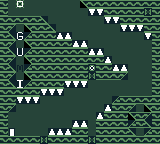

Rendered tile map (Tiled .tmx) drawn with the repository's tilesets; below, a short description and the full map source, tile grids included:
An orthogonal 20x18 tile map with 8x8 px tiles, 1 tile layer (Calque de Tile 1).

<map version="1.0" tiledversion="2017.08.29" orientation="orthogonal" renderorder="right-down" width="20" height="18" tilewidth="8" tileheight="8" infinite="0" nextobjectid="1">
 <tileset firstgid="1" source="game.tsx" />
 <layer name="Calque de Tile 1" width="20" height="18">
  <data encoding="csv">
2,1,6,1,1,1,1,1,1,1,25,2,2,2,2,2,2,2,2,2,
2,1,1,1,1,1,1,1,1,1,1,24,24,2,2,2,2,2,3,2,
2,2,2,2,2,27,1,1,1,1,1,1,1,24,24,2,2,2,2,2,
2,26,1,25,2,2,27,1,1,1,1,1,1,1,1,24,24,24,2,2,
2,27,11,28,2,2,2,5,5,1,1,1,1,1,1,1,1,1,24,2,
2,26,1,25,2,2,2,2,2,5,5,1,1,1,1,1,1,1,1,2,
2,27,19,28,2,2,2,2,2,2,2,5,5,1,1,1,1,1,1,2,
2,26,1,25,2,2,2,2,2,2,2,2,2,5,1,1,1,1,1,2,
2,27,15,28,2,2,2,2,2,2,2,4,2,2,5,5,1,1,1,2,
2,26,1,25,2,2,2,2,2,2,2,3,2,2,2,26,1,1,1,2,
2,27,13,28,2,2,2,2,24,24,24,1,1,1,1,1,1,1,1,2,
2,2,2,2,2,24,24,24,1,1,1,1,1,1,1,1,1,1,1,2,
2,2,24,24,24,1,1,1,1,1,1,1,1,1,28,2,2,2,2,2,
2,26,1,1,1,1,1,1,1,1,1,1,1,5,2,2,26,1,25,2,
2,1,1,1,1,1,1,1,1,1,1,1,5,2,2,2,25,2,26,2,
2,1,1,1,1,1,1,1,1,5,5,1,2,2,2,2,28,2,27,2,
2,7,1,1,1,1,5,5,5,2,2,1,2,2,2,2,27,1,28,2,
2,2,2,2,2,3,2,2,2,2,2,3,2,2,2,2,2,2,2,2
</data>
 </layer>
</map>